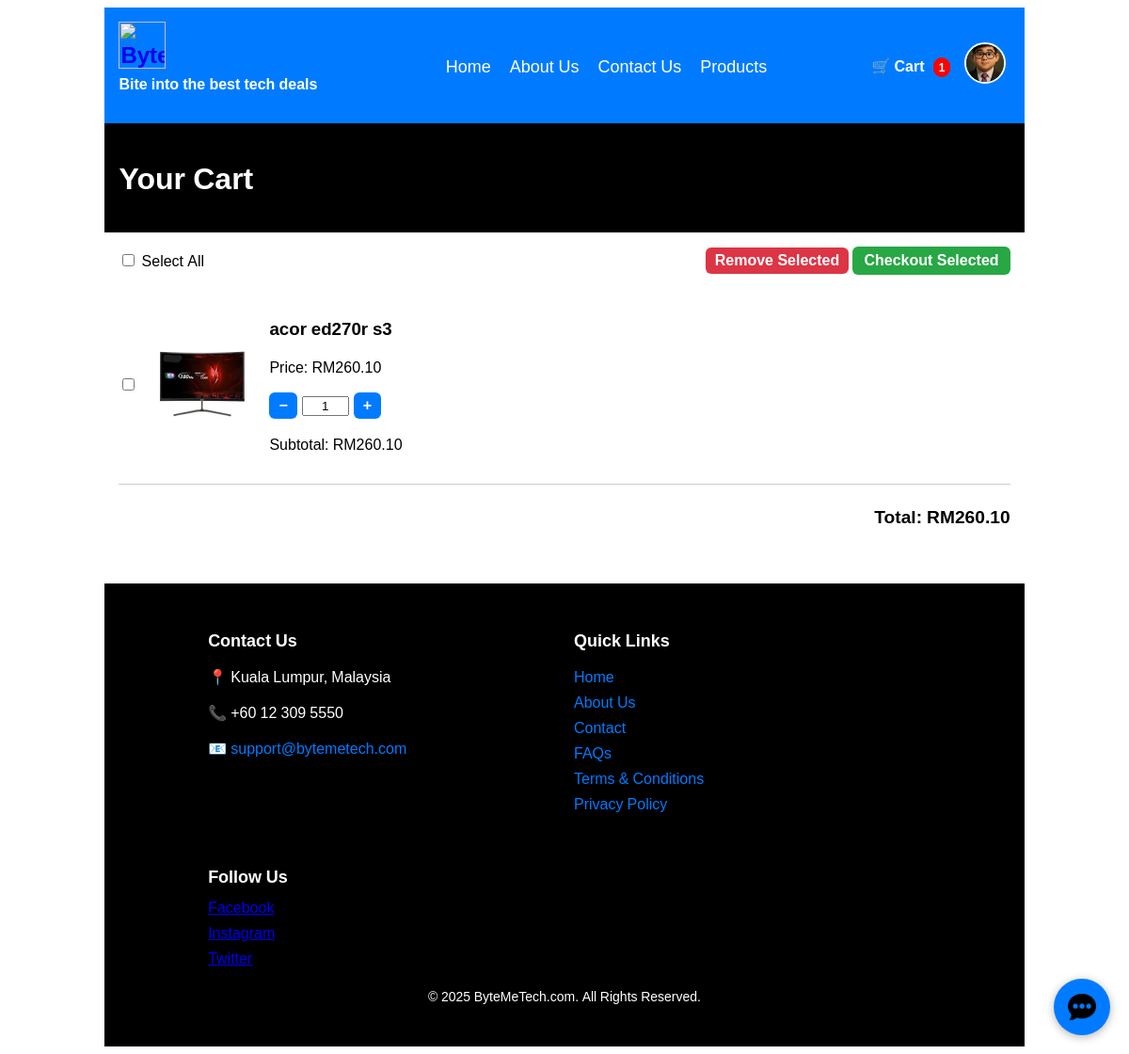
The page /page/cart.php (signed in) on the database its author committed.
### tables this page shows
CREATE TABLE `users` (
  `UID` int(11) NOT NULL,
  `USERNAME` varchar(50) NOT NULL,
  `FIRSTNAME` varchar(255) DEFAULT NULL,
  `LASTNAME` varchar(255) DEFAULT NULL,
  `GENDER` varchar(255) DEFAULT NULL,
  `EMAIL` varchar(255) DEFAULT NULL,
  `BIRTHDATE` date DEFAULT NULL,
  `PASSWORD` varchar(255) NOT NULL,
  `CREATED` datetime DEFAULT current_timestamp(),
  `LAST_LOGGEDIN` datetime DEFAULT NULL,
  `VERIFIED` tinyint(1) DEFAULT 0,
  `REMEMBER_ME_TOKEN` varchar(255) DEFAULT NULL,
  `PROFILE_PICTURE` varchar(255) DEFAULT '../images/default-profile.png'
);

CREATE TABLE `cart` (
  `CID` int(11) NOT NULL,
  `UID` int(11) NOT NULL,
  `PID` int(11) NOT NULL,
  `QUANTITY` int(11) DEFAULT 1,
  `CREATED_AT` timestamp NOT NULL DEFAULT current_timestamp(),
  `UPDATED_AT` timestamp NOT NULL DEFAULT current_timestamp() ON UPDATE current_timestamp()
);

CREATE TABLE `products` (
  `PID` int(11) NOT NULL,
  `PRODUCT_NAME` varchar(255) DEFAULT NULL,
  `PRODUCT_PRICE_REGULAR` decimal(10,2) DEFAULT NULL,
  `PRODUCT_PRICE_SALE` decimal(10,2) DEFAULT NULL,
  `PRODUCT_CATEGORY` varchar(255) DEFAULT NULL,
  `PRODUCT_SKU` varchar(255) DEFAULT NULL,
  `PRODUCT_STOCK_STATUS` varchar(255) DEFAULT NULL,
  `PRODUCT_SOLD_INDIVIDUALLY` tinyint(1) DEFAULT NULL,
  `PRODUCT_QUANTITY` int(11) DEFAULT NULL,
  `PRODUCT_BACKORDER` int(11) DEFAULT NULL,
  `PRODUCT_STOCK_ALERT` int(11) DEFAULT NULL,
  `PRODUCT_WEIGHT` decimal(10,2) DEFAULT NULL,
  `PRODUCT_DIMENSION_LENGTH` decimal(10,2) DEFAULT NULL,
  `PRODUCT_DIMENSION_WIDTH` decimal(10,2) DEFAULT NULL,
  `PRODUCT_DIMENSION_HEIGHT` decimal(10,2) DEFAULT NULL,
  `PRODUCT_UPSELLS` int(11) DEFAULT NULL,
  `PRODUCT_CROSS_SELLS` int(11) DEFAULT NULL,
  `PRODUCT_ATTRIBUTES` text DEFAULT NULL,
  `PRODUCT_IMAGE_PATH` text DEFAULT NULL,
  `PRODUCT_LIKES` int(11) DEFAULT 0,
  `PRODUCT_DESCRIPTION` text DEFAULT NULL,
  `PRODUCT_STATUS` varchar(255) DEFAULT NULL
);

### page/cart.php (the view, shortened to what this page needs)
<?php
require_once "../includes/config.php";
$is_logged_in = isset($_SESSION["user_id"]);
$cart_items = [];
$total_price = 0.00;
if ($is_logged_in) {
    $uid = $_SESSION["user_id"];
    $stmt = $pdo->prepare("
        SELECT c.*, p.PRODUCT_NAME, p.PRODUCT_IMAGE_PATH, p.PRODUCT_PRICE_SALE, p.PRODUCT_PRICE_REGULAR
        FROM cart c
        JOIN products p ON c.PID = p.PID
        WHERE c.UID = :uid
    ");
    $stmt->execute(["uid" => $uid]);
    $cart_items = $stmt->fetchAll();
}
include "../includes/headers.php";
?>
<!DOCTYPE html>
<html lang="en">
<head>
</head>
<body class="bg-light">
<?php include "../includes/navbar.php"; ?>
<div class="container bg-dark">
    <h1 class="white-text">Your Cart</h1>
</div>
<div class="container">
    <?php if (empty($cart_items)): ?>
        <p>Your cart is empty.</p>
    <?php else: ?>
        <form method="post" id="cart-form">
            <div style="margin-bottom: 10px; display: flex; justify-content: space-between; align-items: center;">
                <label><input type="checkbox" id="select-all"> Select All</label>
                <div>
                    <button type="submit" name="action" value="remove" class="btn btn-red"
                        onclick="return confirm('Remove selected items?')">
                        Remove Selected
                    </button>
                    <button type="submit" name="action" value="checkout" class="btn btn-green">
                        Checkout Selected
                    </button>
                </div>
            </div>
            <?php foreach ($cart_items as $item): ?>
                <?php
                $pid = $item["PID"];
                $img = $item["PRODUCT_IMAGE_PATH"] ? "../" . $item["PRODUCT_IMAGE_PATH"] : "../images/default-image.jpg";
                $price = $item["PRODUCT_PRICE_SALE"] > 0 ? $item["PRODUCT_PRICE_SALE"] : $item["PRODUCT_PRICE_REGULAR"];
                $qty = $item["QUANTITY"] ?? $item["quantity"];
                $subtotal = $price * $qty;
                $total_price += $subtotal;
                ?>
                <div class="cart-item" data-pid="<?= $pid ?>">
                    <input type="checkbox" class="item-checkbox" name="selected_items[]" value="<?= $pid ?>">
                    <img src="<?= htmlspecialchars($img) ?>" alt="Product Image">
                    <div class="info">
                        <h3><?= htmlspecialchars($item["PRODUCT_NAME"]) ?></h3>
                        <p>Price: RM<?= number_format($price, 2) ?></p>
                        <div class="quantity-adjust">
                            <button type="button" class="btn btn-blue adjust-btn" data-change="-1">−</button>
                            <input type="text" value="<?= $qty ?>" readonly>
                            <button type="button" class="btn btn-blue adjust-btn" data-change="1">+</button>
                        </div>
                        <p>Subtotal: RM<span class="subtotal"><?= number_format($subtotal, 2) ?></span></p>
                    </div>
                </div>
            <?php endforeach; ?>
            <div class="cart-summary">
                <strong>Total: RM<span id="total-price"><?= number_format($total_price, 2) ?></span></strong><br><br>
            </div>
        </form>
    <?php endif; ?>
</div>
<?php include "../includes/footer.php"; ?>
</body>
</html>

### includes/navbar.php (shortened to what this page needs)
<?php
require_once "../includes/config.php";
$default_profile = "../images/default-profile.png";
$profile_picture = $default_profile;
if (isset($_SESSION['role']) && $_SESSION['role'] === 'admin') {
    $profile_picture = $default_profile;
} elseif (isset($_SESSION['role']) && $_SESSION['role'] === 'user') {
    $stmt = $pdo->prepare("SELECT PROFILE_PICTURE FROM users WHERE UID = :uid");
    $stmt->bindParam(":uid", $_SESSION["user_id"], PDO::PARAM_INT);
    $stmt->execute();
    $user = $stmt->fetch();
    if (!empty($user["PROFILE_PICTURE"])) {
        $profile_picture = $user["PROFILE_PICTURE"];
    }
}
?>
<?php
$cart_count = 0;
if (isset($_SESSION['user_id']) && $_SESSION['role'] === 'user') {
    $stmt = $pdo->prepare("SELECT SUM(QUANTITY) AS total FROM cart WHERE UID = ?");
    $stmt->execute([$_SESSION['user_id']]);
    $cart_count = $stmt->fetchColumn() ?? 0;
}
?>
<nav class="container navbar">
    <div class="logo">
        <a href="index.php">
            <img src="../images/ByteMe-Logo.png" alt="ByteMeTech Logo">
        </a>
        <p class="tagline white-text">Bite into the best tech deals</p>
    </div>
    <ul class="nav-links">
        <?php if (isset($_SESSION['role']) && $_SESSION['role'] === 'admin'): ?>
            <li><a href="admin-dashboard.php">Admin Dashboard</a></li>
            <li><a href="manage-users.php">Manage Users</a></li>
            <li><a href="manage-products.php">Manage Products</a></li>
            <li><a href="orders.php">Orders</a></li>
        <?php elseif (isset($_SESSION['role']) && $_SESSION['role'] === 'user'): ?>
            <li><a href="welcome.php">Home</a></li>
            <li><a href="about.php">About Us</a></li>
            <li><a href="contact.php">Contact Us</a></li>
            <li><a href="product.php">Products</a></li>
        <?php endif; ?>
    </ul>
    <div class="navbar-right">
        <?php if (isset($_SESSION['role']) && $_SESSION['role'] === 'user'): ?>
            <a href="cart.php" class="cart-link">
                🛒 Cart <span class="cart-count"><?= $cart_count ?></span>
            </a>
        <?php endif; ?>
        <?php if (isset($_SESSION['role'])): ?>
            <div class="profile-section">
                <img src="<?= htmlspecialchars($profile_picture) ?>?t=<?= time(); ?>"
                     class="profile-icon" id="profile-icon" alt="Profile">
            </div>
        <?php else: ?>
            <a href="login.php" class="btn btn-blue">Login</a>
        <?php endif; ?>
    </div>
</nav>
<div>
    <div id="chat-bubble">
        <img src="../images/chat-icon.png" alt="Chat" />
    </div>
</div>

### css/style.css (style rules this page uses)
body { font-family: "Noto Sans Georgian", sans-serif; }
.container { width: 80%; max-width: 1200px; margin: auto; padding: 15px; }
.white-text { color: white; }
.bg-dark { background-color: black; color: white; }
.btn { display: inline-block; padding: 10px 20px; border: none; cursor: pointer; text-decoration: none; font-size: 16px; border-radius: 5px; font-weight: bold; }
.btn-blue { background-color: blue; color: white; }
.btn-red { background-color: red; color: white; }
.btn-green { background-color: green; color: white; }
.navbar { background-color: #007bff; display: flex; justify-content: space-between; align-items: center; position: relative; }
.tagline { font-size: 16px; color: white; font-weight: bold; text-align: center; margin-top: 5px; }
.navbar .logo { font-size: 24px; color: white; font-weight: bold; }
.navbar .logo img { height: 50px; max-width: 200px; }
.nav-links { list-style: none; display: flex; gap: 20px; }
.nav-links li { display: inline; }
.nav-links a { color: white; text-decoration: none; font-size: 18px; }
.navbar-right { display: flex; align-items: center; gap: 15px; }
.profile-icon { width: 40px; height: 40px; border-radius: 50%; cursor: pointer; border: 2px solid #fff; object-fit: cover; }
.cart-link { display: inline-block; margin-left: 15px; color: white; text-decoration: none; position: relative; font-weight: bold; }
.cart-count { background: red; color: white; font-size: 12px; padding: 2px 6px; border-radius: 12px; margin-left: 5px; }
#chat-bubble { position: fixed; bottom: 20px; right: 20px; background: #007bff; border-radius: 50%; width: 60px; height: 60px; cursor: pointer; box-shadow: 0 2px 10px rgba(0,0,0,0.3); display: flex; justify-content: center; align-items: center; z-index: 999; }
#chat-bubble img { width: 30px; }

### page/cart.php (style rules this page uses)
.cart-item { display: flex; gap: 20px; align-items: center; border-bottom: 1px solid #ccc; padding: 15px 0; }
.cart-item img { width: 100px; height: 100px; object-fit: cover; border-radius: 8px; }
.cart-item .info { flex: 1; }
.cart-summary { margin-top: 20px; text-align: right; font-size: 1.2em; }
.quantity-adjust { display: flex; align-items: center; gap: 5px; }
.quantity-adjust button { padding: 5px 10px; }
.quantity-adjust input { width: 50px; text-align: center; }
.btn-red { background-color: #dc3545; color: white; padding: 5px 10px; border: none; border-radius: 6px; cursor: pointer; }
.btn-green, .btn-blue { padding: 6px 12px; border: none; border-radius: 6px; cursor: pointer; }
.btn-green { background-color: #28a745; color: white; }
.btn-blue { background-color: #007bff; color: white; }

### rows shown on the page
users: PROFILE_PICTURE (picture)
cart: PID.PRODUCT_IMAGE_PATH (picture), PID.PRODUCT_NAME "acor ed270r s3", PID.PRODUCT_PRICE_SALE "260.10", QUANTITY "1"

### other values the page prints
$cart_count "1"
$total_price "260.10"
